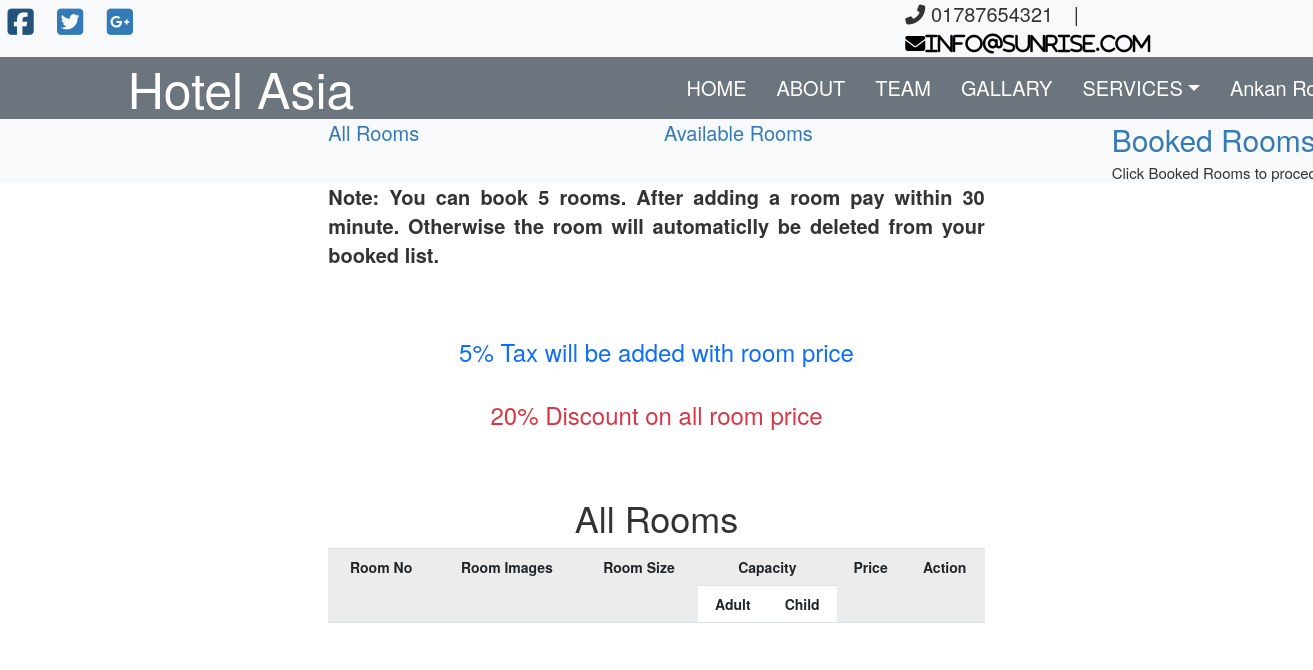
The app's page /selectAvailableRoom.php (signed in) with its own data.
### tables this page shows
CREATE TABLE `contacts` (
  `id` int(10) NOT NULL,
  `mobile` varchar(15) NOT NULL,
  `email` varchar(30) NOT NULL,
  `facebook` varchar(50) NOT NULL,
  `twitter` varchar(50) NOT NULL,
  `google` varchar(50) NOT NULL,
  `address` varchar(50) DEFAULT NULL
);

CREATE TABLE `user_info` (
  `id` int(11) NOT NULL,
  `fristname` varchar(50) NOT NULL,
  `lastname` varchar(50) NOT NULL,
  `fullname` varchar(100) NOT NULL,
  `country` varchar(20) NOT NULL,
  `gender` varchar(10) NOT NULL,
  `brithdate` varchar(50) NOT NULL,
  `nid` varchar(50) NOT NULL,
  `passportno` varchar(50) NOT NULL,
  `address` varchar(100) NOT NULL,
  `email` varchar(50) NOT NULL,
  `mobile` varchar(20) NOT NULL,
  `password` varchar(1000) NOT NULL,
  `photo` varchar(50) NOT NULL
);

CREATE TABLE `tax_offer` (
  `id` int(11) NOT NULL,
  `type` varchar(100) NOT NULL,
  `tax` int(11) NOT NULL,
  `discount` int(11) NOT NULL
);

### selectAvailableRoom.php (the view, shortened to what this page needs)
<!doctype html>
<html>
<head>
  <link rel="stylesheet" href="css\bootstrap.css">
  <link rel="stylesheet" href="css\room.css">
</head>
<body>
  <div class="container-flud">
    <div class="row">
      <?php
        include 'header.php';
        $type=$_SESSION["room_type"];
      ?>
    </div>
    <div class="row bg-light">
      <div class="offset-3 col-2">
        <a href="selectAllRoom.php" style="font-size: 20px;"> All <?php echo $type?> Rooms</a><br>
      </div>
      <div class="offset-1 col-2">
        <a href="selectAvailableRoom.php" style="font-size: 20px;"> Available <?php echo $type?> Rooms</a><br>
      </div>
      <div class="offset-2 col-2">
        <a href="confirm.php" style="font-size: 30px;"> Booked Rooms</a><br>
        <small style="font-size: 15px;">Click Booked Rooms to proced</small>
      </div>
    </div>
    <div class="row">
      <div class="offset-3 col-6">
        <p style="font-size:20px; text-align: justify;"><b>Note: You can book 5 rooms. After adding a room pay within 30 minute. Otherwise the room will automaticlly be deleted from your booked list.</b></p>
      </div>
    </div>
    <br>
    <br>
    <br>
    <div class="row text-center">
      <?php
      $conn = mysqli_connect("localhost","root","","hms") or die("Connection failed");
      $sql100 = "Select * from tax_offer where type='room'";
      $result100 = mysqli_query($conn, $sql100) or die("Query failed100");
      if(mysqli_num_rows($result100) >0) {
        while($row100 = mysqli_fetch_assoc($result100)){
          echo '<h3 class="text-primary">'.$row100['tax'].'% Tax will be added with room price</h3>';
          if($row100['discount']>0){
            echo '<h3 class="text-danger"><br>'.$row100['discount'].'% Discount on all room price</h3>';
          }
        }}
       ?>
    </div>
    <br>
    <br>
    <br>
    <div class="row text-center">
      <h1>All <?php echo $type?> Rooms</h1>
    </div>
    <div class="row">
      <div class="offset-3 col-6">
        <table class="table table-striped">
          <tr>
            <th class="text-center"rowspan="2">Room No</th>
            <th class="text-center" rowspan="2">Room Images</th>
            <th class="text-center" rowspan="2">Room Size</th>
            <th class="text-center" colspan="2">Capacity</th>
            <th class="text-center"rowspan="2">Price</th>
            <th class="text-center" rowspan="2">Action</th>
          </tr>
          <tr>
          <th class="text-center">Adult</th>
          <th class="text-center">Child</th>
          </tr>
        </table>
      </div>
    </div>
</div>
</body>
</html>

### header.php (shortened to what this page needs)
<!doctype html>
<html>
  <head>
    <link rel="stylesheet" href="css\bootstrap.css">
    <link rel="stylesheet" href="css\header.css">
    <link rel="stylesheet" href="https://maxcdn.bootstrapcdn.com/bootstrap/3.4.1/css/bootstrap.min.css">
  </head>
  <body>
    <?php
    $conn = mysqli_connect("localhost","root","","hms") or die("Connection failed");
    $sql = "Select * from contacts";
    $result = mysqli_query($conn, $sql) or die("Query failed");
    if(mysqli_num_rows($result) >0) {
     ?>
    <div class="container-flud">
      <section class="bg-light">
      <div class="row">
        <div class="col-lg-3" style="font-size:30px; ">
          <?php
          $row = mysqli_fetch_assoc($result);
           ?>
          <span class="text-black">
          <a href="<?php echo $row['facebook'];?>"><i class="fab fa-facebook-square roy"></i></a>
          </span>
          <span class="text-black">
            <a href="<?php echo $row['twitter'];?>"><i class="fab fa-twitter-square roy"></i></a>
          </span>
          <span class="text-black">
            <a href="<?php echo $row['google'];?>"><i class="fab fa-google-plus-square roy"></i></a>
          </span>
        </div>
        <div class="col-4 offset-5" style="font-size:20px;">
          <span class="text-black roy">
            <i class="fas fa-phone-alt"></i>
            <?php echo $row['mobile'];
            ?>
          </span>
          <span class="text-black roy">
            |
          </span>
          <span class="text-black roy">
            <a href="mailto:info@example.com" style="color:black"><i class="fas fa-envelope"><?php echo $row['email'];?></i></a>
          </span>
        </div>
      </div>
  </section>
  <?php
    }
  ?>
    <div class="row">
      <div>
          <nav class="navbar navbar-expand-md navbar-light bg-secondary"style="margin-bottom: 0px;">
      <div class="col-lg-2 offset-lg-1">
          <a href="index.php" class="navbar-brand" style="font-size: 50px; color:white"> Hotel Asia </a>
            </div>
    <div class="col-md-6 offset-lg-3 offset-md-2">
          <ul class="navbar-nav">
            <li class="nav-item"> <a href="index.php" class="nav-link text-white menu-icon" style="padding:15px">HOME</a></li>
            <li class="nav-item"> <a href="about.php" class="nav-link text-white menu-icon" style="padding:15px">ABOUT</a></li>
            <li class="nav-item"> <a href="team.php" class="nav-link text-white menu-icon" style="padding:15px">TEAM</a></li>
            <li class="nav-item"> <a href="gallary.php" class="nav-link text-white menu-icon" style="padding:15px">GALLARY</a></li>
            <li class="nav-item dropdown text-white"> <a href="#" class="nav-link dropdown-toggle text-white menu-icon" data-toggle="dropdown" style="padding:15px">SERVICES</a>
            </li>
            <?php
            if(!isset($_SESSION['username'])){
            ?>
            <li class="nav-item"> <a href="login.php" class="nav-link text-white menu-icon" style="padding:15px">Login</a></li>
          <?php }
          else if(isset($_SESSION['username'])){
            $conn1 = mysqli_connect("localhost","root","","hms") or die("Connection failed");
            $sql1 = "SELECT * FROM user_info WHERE email = '{$_SESSION['username']}'";
            $result = mysqli_query($conn1, $sql1) or die("Query failed");
            if(mysqli_num_rows($result) > 0) {
              while($row = mysqli_fetch_assoc($result)){
                $fullname=$row['fullname'];
              }}
            ?>
            <li class="nav-item dropdown text-white"> <a href="#" class="nav-link dropdown-toggle text-white menu-icon" data-toggle="dropdown" style="padding:15px"><?php echo $fullname?></a>
            </li>
          <?php } ?>
          </ul>
        </div>
        </nav>
      </div>
      </div>
    </div>
  </body>
</html>

### css/header.css (style rules this page uses)
.roy { padding: 2px 0px 2px 15px; }
.menu-icon { font-size: 20px; }

### records on screen
contacts: mobile "01787654321", email "info@sunrise.com"
user_info: fullname "Ankan…"
tax_offer: tax "5", discount "20"
